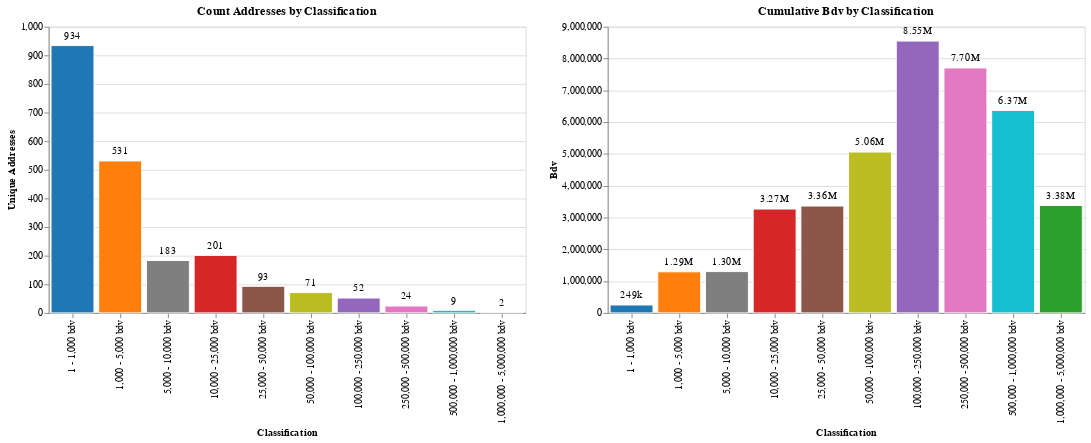

Notebook code cell kept with this figure:
### Code cell
breakpoints = [
    1, 1e3, .5e4, 1e4, 2.5e4, 5e4, 1e5, 2.5e5, 5e5, 1e6, 5e6, float("inf") 
]
c = chart_bin_count_value_aggregate(df_farmers, "bdv", breakpoints)
c

### Figure 1 — Vega-Lite specification as saved in the notebook (floating-point values rounded to 4 significant figures)
{"config": {"view": {"continuousWidth": 400, "continuousHeight": 300}}, "hconcat": [{"layer": [{"mark": "bar", "encoding": {"color": {"field": "class", "legend": null, "scale": {"domain": ["1 - 1,000 bdv", "1,000 - 5,000 bdv", "1,000,000 - 5,000,000 bdv", "10,000 - 25,000 bdv", "100,000 - 250,000 bdv", "25,000 - 50,000 bdv", "250,000 - 500,000 bdv", "5,000 - 10,000 bdv", "50,000 - 100,000 bdv", "500,000 - 1,000,000 bdv"], "range": ["#1F77B4", "#FF7F0E", "#2CA02C", "#D62728", "#9467BD", "#8C564B", "#E377C2", "#7F7F7F", "#BCBD22", "#17BECF"]}, "type": "ordinal"}, "stroke": {"condition": {"value": "black", "selection": "selector002"}, "value": "white"}, "x": {"axis": {"title": "Classification"}, "field": "class", "sort": {"field": "order"}, "type": "ordinal"}, "y": {"axis": {"title": "Unique Addresses"}, "field": "count", "type": "quantitative"}}, "selection": {"selector002": {"type": "single", "encodings": ["x"], "nearest": true, "on": "mouseover", "empty": "none", "clear": "mouseout"}}, "title": "Count Addresses by Classification", "width": 500}, {"mark": {"type": "text", "color": "black", "dy": -10}, "encoding": {"stroke": {"value": "black"}, "strokeWidth": {"condition": {"value": 0.6, "selection": "selector002"}, "value": 0}, "text": {"field": "count", "format": ",d", "type": "quantitative"}, "x": {"axis": {"title": "Classification"}, "field": "class", "sort": {"field": "order"}, "type": "ordinal"}, "y": {"axis": {"title": "Unique Addresses"}, "field": "count", "type": "quantitative"}}, "title": "Count Addresses by Classification", "width": 500}], "data": {"name": "data-f75a9a6aa60d839d5078fcfc8d90b958"}}, {"layer": [{"mark": "bar", "encoding": {"color": {"field": "class", "legend": null, "scale": {"domain": ["1 - 1,000 bdv", "1,000 - 5,000 bdv", "1,000,000 - 5,000,000 bdv", "10,000 - 25,000 bdv", "100,000 - 250,000 bdv", "25,000 - 50,000 bdv", "250,000 - 500,000 bdv", "5,000 - 10,000 bdv", "50,000 - 100,000 bdv", "500,000 - 1,000,000 bdv"], "range": ["#1F77B4", "#FF7F0E", "#2CA02C", "#D62728", "#9467BD", "#8C564B", "#E377C2", "#7F7F7F", "#BCBD22", "#17BECF"]}, "type": "ordinal"}, "stroke": {"condition": {"value": "black", "selection": "selector002"}, "value": "white"}, "x": {"axis": {"title": "Classification"}, "field": "class", "sort": {"field": "order"}, "type": "ordinal"}, "y": {"axis": {"title": "Bdv"}, "field": "bdv", "type": "quantitative"}}, "selection": {"selector002": {"type": "single", "encodings": ["x"], "nearest": true, "on": "mouseover", "empty": "none", "clear": "mouseout"}}, "title": "Cumulative Bdv by Classification", "width": 500}, {"mark": {"type": "text", "color": "black", "dy": -10}, "encoding": {"stroke": {"value": "black"}, "strokeWidth": {"condition": {"value": 0.6, "selection": "selector002"}, "value": 0}, "text": {"field": "bdv", "format": ".3s", "type": "quantitative"}, "x": {"axis": {"title": "Classification"}, "field": "class", "sort": {"field": "order"}, "type": "ordinal"}, "y": {"axis": {"title": "Bdv"}, "field": "bdv", "type": "quantitative"}}, "title": "Cumulative Bdv by Classification", "width": 500}], "data": {"name": "data-6f123f8e790794d37adf030b6972a171"}}], "$schema": "https://vega.github.io/schema/vega-lite/v4.17.0.json", "datasets": {"data-f75a9a6aa60d839d5078fcfc8d90b958": [{"class": "1 - 1,000 bdv", "count": 934, "order": 0}, {"class": "1,000 - 5,000 bdv", "count": 531, "order": 1}, {"class": "1,000,000 - 5,000,000 bdv", "count": 2, "order": 9}, {"class": "10,000 - 25,000 bdv", "count": 201, "order": 3}, {"class": "100,000 - 250,000 bdv", "count": 52, "order": 6}, {"class": "25,000 - 50,000 bdv", "count": 93, "order": 4}, {"class": "250,000 - 500,000 bdv", "count": 24, "order": 7}, {"class": "5,000 - 10,000 bdv", "count": 183, "order": 2}, {"class": "50,000 - 100,000 bdv", "count": 71, "order": 5}, {"class": "500,000 - 1,000,000 bdv", "count": 9, "order": 8}], "data-6f123f8e790794d37adf030b6972a171": [{"class": "1 - 1,000 bdv", "bdv": 249200.0, "order": 0}, {"class": "1,000 - 5,000 bdv", "bdv": 1292000.0, "order": 1}, {"class": "1,000,000 - 5,000,000 bdv", "bdv": 3377000.0, "order": 9}, {"class": "10,000 - 25,000 bdv", "bdv": 3266000.0, "order": 3}, {"class": "100,000 - 250,000 bdv", "bdv": 8548000.0, "order": 6}, {"class": "25,000 - 50,000 bdv", "bdv": 3361000.0, "order": 4}, {"class": "250,000 - 500,000 bdv", "bdv": 7702000.0, "order": 7}, {"class": "5,000 - 10,000 bdv", "bdv": 1299000.0, "order": 2}, {"class": "50,000 - 100,000 bdv", "bdv": 5058000.0, "order": 5}, {"class": "500,000 - 1,000,000 bdv", "bdv": 6367000.0, "order": 8}]}}
